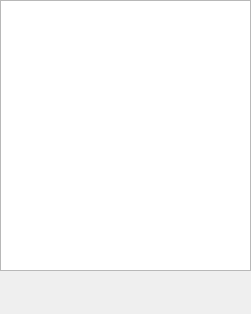
<?xml version="1.0" encoding="UTF-8"?>
<ui version="4.0">
 <class>MultipleMKBDialog</class>
 <widget class="QDialog" name="MultipleMKBDialog">
  <property name="geometry">
   <rect>
    <x>0</x>
    <y>0</y>
    <width>251</width>
    <height>314</height>
   </rect>
  </property>
  <property name="sizePolicy">
   <sizepolicy hsizetype="Expanding" vsizetype="Expanding">
    <horstretch>0</horstretch>
    <verstretch>0</verstretch>
   </sizepolicy>
  </property>
  <property name="windowTitle">
   <string>Список диагнозов</string>
  </property>
  <widget class="CInDocTableView" name="tblMultipleMKB">
   <property name="geometry">
    <rect>
     <x>0</x>
     <y>0</y>
     <width>251</width>
     <height>271</height>
    </rect>
   </property>
   <property name="sizePolicy">
    <sizepolicy hsizetype="Fixed" vsizetype="Fixed">
     <horstretch>0</horstretch>
     <verstretch>0</verstretch>
    </sizepolicy>
   </property>
   <property name="horizontalScrollBarPolicy">
    <enum>Qt::ScrollBarAlwaysOff</enum>
   </property>
   <property name="editTriggers">
    <set>QAbstractItemView::AllEditTriggers</set>
   </property>
   <property name="verticalScrollMode">
    <enum>QAbstractItemView::ScrollPerPixel</enum>
   </property>
   <property name="horizontalScrollMode">
    <enum>QAbstractItemView::ScrollPerPixel</enum>
   </property>
  </widget>
 </widget>
 <customwidgets>
  <customwidget>
   <class>CInDocTableView</class>
   <extends>QTableView</extends>
   <header>library/InDocTable.h</header>
  </customwidget>
 </customwidgets>
 <resources/>
 <connections/>
</ui>
